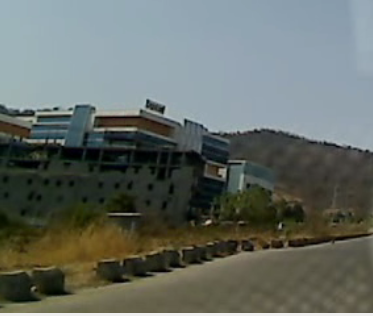
#> input picture DB_photos_car_truck_bus_combined/negative/n1.PNG, 373 x 316 px, found by its file name; its folder holds only this picture in this run
$ python resize.py
#> lines starting #> are read from the running program, lines starting #| are printed output that depends on the picture
import cv2
print(cv2.__version__)
import time

count = 1
while True:
      img = cv2.imread("n%d.png" % count)
#> img is the input picture: shape (316, 373, 3); mean B, G, R 101.1, 107, 100.4
      cv2.imshow('img',img)
      resized_image = cv2.resize(img, (50, 50))
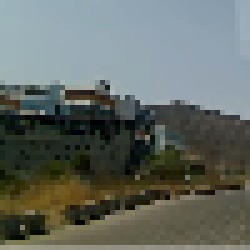
#> resized_image: shape (50, 50, 3) (shown 5 times larger); mean B, G, R 100.6, 106.5, 99.9
      cv2.imwrite("n%d.png" % count,img)     # save frame as JPEG file
      print("Resizing Image")
      # write the flipped frame
      count += 1

cv2.destroyAllWindows()
